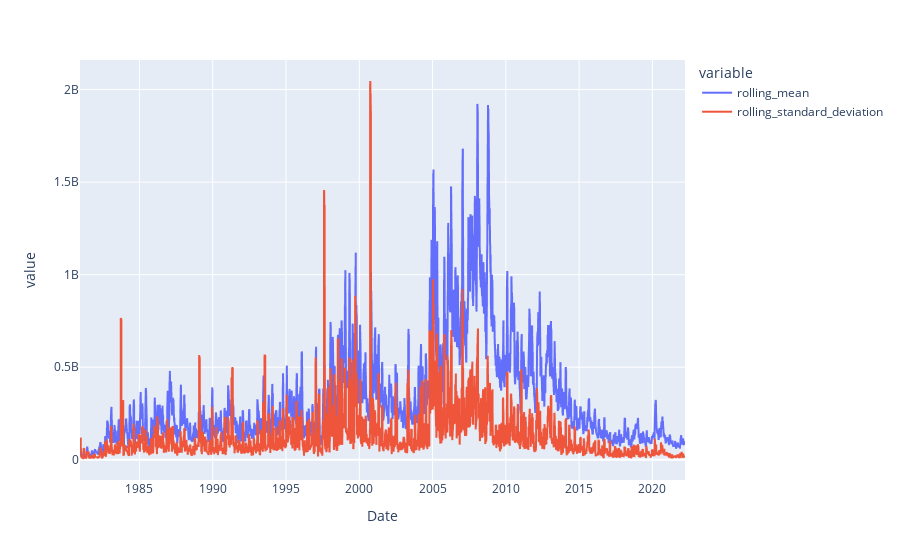

The notebook cell this image was saved under:
### Code cell
import plotly.express as px

fig = px.line(df_1, x="Date", y = ['rolling_mean', 'rolling_standard_deviation'])
fig.show()

### Figure 1 — Plotly figure (JSON) as saved in the notebook; plotly's stock layout.template omitted (floating-point values rounded to 4 significant figures; data arrays with more than 128 entries replaced by an {"elided": "..."} marker saying what was removed)
{"data": [{"hovertemplate": "variable=rolling_mean<br>Date=%{x}<br>value=%{y}<extra></extra>", "legendgroup": "rolling_mean", "line": {"color": "#636efa", "dash": "solid"}, "marker": {"symbol": "circle"}, "mode": "lines", "name": "rolling_mean", "showlegend": true, "type": "scattergl", "x": {"elided": "10409 str values"}, "xaxis": "x", "y": {"elided": "10409 float values"}, "yaxis": "y"}, {"hovertemplate": "variable=rolling_standard_deviation<br>Date=%{x}<br>value=%{y}<extra></extra>", "legendgroup": "rolling_standard_deviation", "line": {"color": "#EF553B", "dash": "solid"}, "marker": {"symbol": "circle"}, "mode": "lines", "name": "rolling_standard_deviation", "showlegend": true, "type": "scattergl", "x": {"elided": "10409 str values"}, "xaxis": "x", "y": {"elided": "10409 float values"}, "yaxis": "y"}], "layout": {"legend": {"title": {"text": "variable"}, "tracegroupgap": 0}, "margin": {"t": 60}, "xaxis": {"anchor": "y", "domain": [0, 1], "title": {"text": "Date"}}, "yaxis": {"anchor": "x", "domain": [0, 1], "title": {"text": "value"}}}}
